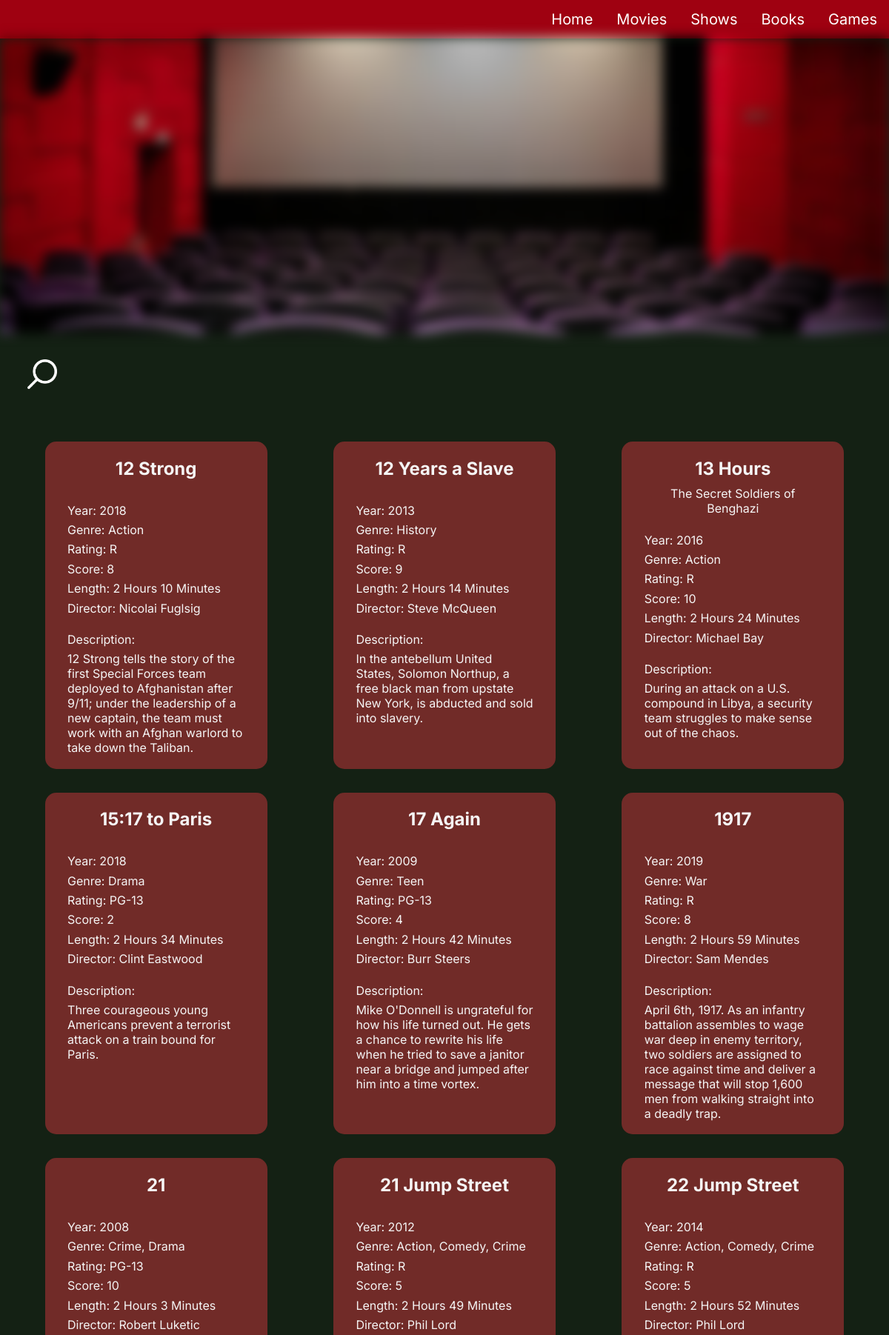
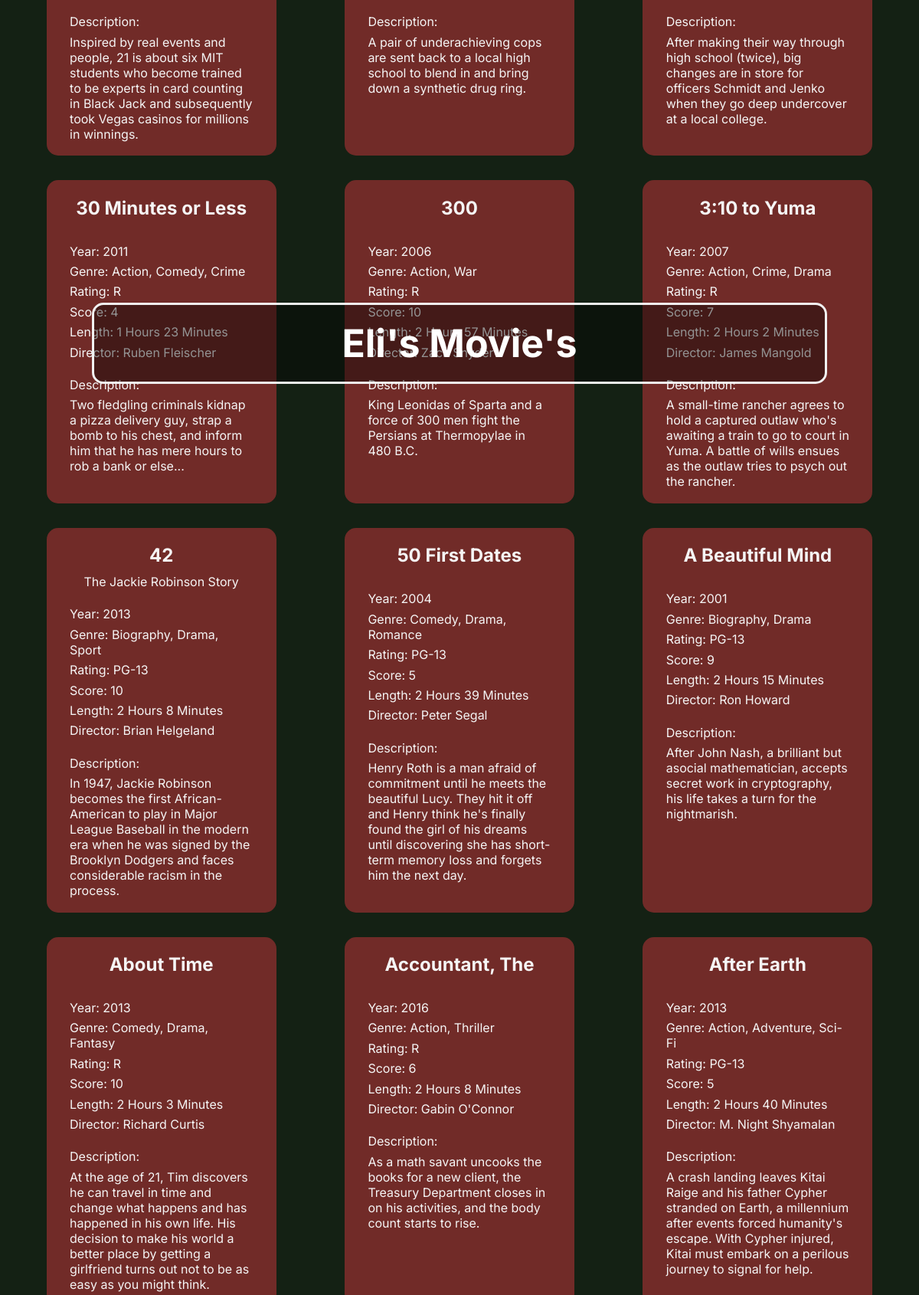
The page / (upper part) on the database its author committed (2 pictures, top to bottom).
### database/models.py (models this page shows, shortened)
class Movie(models.Model):
    name = models.CharField('name', max_length=255, unique=False, blank=False)
    name2 = models.CharField('name2', max_length=255, blank=True)
    barcode = models.IntegerField(
        'Barcode', null=True)
    year = models.IntegerField(
        'Year', blank=True)
    genre = models.CharField('Genre', max_length=255, null=True)
    rating = models.CharField('Rating', null=True, max_length=5)
    score = models.IntegerField('Score', null=True)
    runTime = models.IntegerField('Run Time', null=True)
    director = models.CharField('Director', max_length=255, null=True)
    description = models.CharField('Description', max_length=255, null=True)

### database/views.py (the view)
# urls.py: path('', views.IndexView.as_view(), name='home'),
class IndexView(ListView):
    template_name = 'index.html'
    model = Movie
    def get(self, request):
        movies = Movie.objects.all().order_by("name")
        context = {
            'movies': movies,
        }
        return render(request, self.template_name, context)

### database/templates/index.html (shortened to what this page needs)
<!DOCTYPE html>
{% load static %}
<html lang="en">
  <head>
    <link href="{% static 'static/css/movie.css' %}" rel="stylesheet" type="text/css">
  </head>
  <body>
    {% load mathfilters %}
    {% include 'nav.html' %}
    <div id="hero">
    </div>
    <div id="hover">
        <h1>Eli's Movie's</h1>
    </div>
    <div id="parameters">
      <div id="search" onclick="onSearch()" >
        <img src = /static/_img/search.png>
      </div>
    </div>
    <main id="main">
      <div class="flex" id="flex">
      {% for i in movies %}
        <div class="container">
          <h2>{{i.name}}</h2>
          <p class="secondName" style="text-align:center">{{i.name2}}</p>
          <p>Year: {{i.year}}</p>
          <p>Genre: {{i.genre}}</p>
          <p>Rating: {{i.rating}}</p>
          <p>Score: {{i.score}}</p>
          <p>Length: {{i.runTime|div:60|floatformat:0}} Hours {{i.runTime|mod:60}} Minutes</p>
          <p class="secondName">Director: {{i.director}}</p>
          <p>Description:</p>
          <p>{{i.description}}</p>
        </div>
      {% endfor %}
    </main>
  </body>
</html>

### database/static/css/movie.css (style rules this page uses)
* { padding:0; margin:0; box-sizing: border-box; }
:root { --bg: #265159; --font: 'Inter'; --font-color:#F5F5F5; --second-white:#8c2e2ec8; --main-color:#1d285d; --main-color2:#272f59b6; --sec-color:#142114; --third-color:#5B6EA6; --nav-background:#9F0111; }
body { background-color: var(--sec-color); }
.flex { display: flex; justify-content: space-around; margin:1em; flex-wrap:wrap; }
.container { margin: 1em; padding:.75em 1.5em; width:300px; border-radius: 15px; background-color: var(--second-white); color:var(--font-color); }
.container p, h2 { margin: .4em; font-family: 'Inter'; }
.container h2 { text-align: center; }
main { margin-top:100px; }
#parameters { width:90vw; height:10px; color:white; font-size:28px; font-family:'Inter'; display:block; margin:20px; }
#search { width: 75px; height:75px; border-radius:50px; float:left; }
#search img { height:40px; width:40px; margin:15px 0 12px 17px; display:inline; float:left; margin-bottom:1em; }
.secondName { padding-bottom:1em; }
h1 { margin: 0 auto; width:fit-content; font-family:'Inter'; z-index: 2; font-size:50px; }
#hero { width:100vw; height:50vh; background-image: url(/static/_img/movieTheater.jpg); background-size: cover; background-position: center; filter: blur(8px); -webkit-filter: blur(8px); z-index: 0; }
#hover { background-color: rgb(0,0,0); background-color: rgba(0,0,0, 0.4); color: white; font-weight: bold; border: 3px solid #f1f1f1; position: absolute; top: 25%; left: 50%; transform: translate(-50%, -50%); z-index: 2; width: 80%; padding: 20px; text-align: center; border-radius:15px; }

### rows shown on the page
Movie: name "12 Strong", year "2018", genre "Action", rating "R", score "8", runTime|div "2", runTime|mod "10", director "Nicolai Fuglsig", description "12 Strong tells the story of the first Special Forces team deployed to Afghanistan after 9/11; under the leadership of a new captain, the team must work with an Afghan warlord to take down the Taliban."
Movie: name "12 Years a Slave", year "2013", genre "History", rating "R", score "9", runTime|div "2", runTime|mod "14", director "Steve McQueen", description "In the antebellum United States, Solomon Northup, a free black man from upstate New York, is abducted and sold into slavery."
Movie: name "13 Hours", name2 "The Secret Soldiers of Benghazi", year "2016", genre "Action", rating "R", score "10", runTime|div "2", runTime|mod "24", director "Michael Bay", description "During an attack on a U.S. compound in Libya, a security team struggles to make sense out of the chaos."
Movie: name "15:17 to Paris", year "2018", genre "Drama", rating "PG-13", score "2", runTime|div "2", runTime|mod "34", director "Clint Eastwood", description "Three courageous young Americans prevent a terrorist attack on a train bound for Paris."
Movie: name "17 Again", year "2009", genre "Teen", rating "PG-13", score "4", runTime|div "2", runTime|mod "42", director "Burr Steers", description "Mike O'Donnell is ungrateful for how his life turned out. He gets a chance to rewrite his life when he tried to save a janitor near a bridge and jumped after him into a time vortex."
Movie: name "1917", year "2019", genre "War", rating "R", score "8", runTime|div "2", runTime|mod "59", director "Sam Mendes", description "April 6th, 1917. As an infantry battalion assembles to wage war deep in enemy territory, two soldiers are assigned to race against time and deliver a message that will stop 1,600 men from walking straight into a deadly trap."
Movie: name "21", year "2008", genre "Crime, Drama", rating "PG-13", score "10", runTime|div "2", runTime|mod "3", director "Robert Luketic", description "Inspired by real events and people, 21 is about six MIT students who become trained to be experts in card counting in Black Jack and subsequently took Vegas casinos for millions in winnings."
Movie: name "21 Jump Street", year "2012", genre "Action, Comedy, Crime", rating "R", score "5", runTime|div "2", runTime|mod "49", director "Phil Lord", description "A pair of underachieving cops are sent back to a local high school to blend in and bring down a synthetic drug ring."
Movie: name "22 Jump Street", year "2014", genre "Action, Comedy, Crime", rating "R", score "5", runTime|div "2", runTime|mod "52", director "Phil Lord", description "After making their way through high school (twice), big changes are in store for officers Schmidt and Jenko when they go deep undercover at a local college."
Movie: name "30 Minutes or Less", year "2011", genre "Action, Comedy, Crime", rating "R", score "4", runTime|div "1", runTime|mod "23", director "Ruben Fleischer", description "Two fledgling criminals kidnap a pizza delivery guy, strap a bomb to his chest, and inform him that he has mere hours to rob a bank or else..."
Movie: name "300", year "2006", genre "Action, War", rating "R", score "10", runTime|div "2", runTime|mod "57", director "Zack Snyder", description "King Leonidas of Sparta and a force of 300 men fight the Persians at Thermopylae in 480 B.C."
Movie: name "3:10 to Yuma", year "2007", genre "Action, Crime, Drama", rating "R", score "7", runTime|div "2", runTime|mod "2", director "James Mangold", description "A small-time rancher agrees to hold a captured outlaw who's awaiting a train to go to court in Yuma. A battle of wills ensues as the outlaw tries to psych out the rancher."
Movie: name "42", name2 "The Jackie Robinson Story", year "2013", genre "Biography, Drama, Sport", rating "PG-13", score "10", runTime|div "2", runTime|mod "8", director "Brian Helgeland", description "In 1947, Jackie Robinson becomes the first African-American to play in Major League Baseball in the modern era when he was signed by the Brooklyn Dodgers and faces considerable racism in the process."
Movie: name "50 First Dates", year "2004", genre "Comedy, Drama, Romance", rating "PG-13", score "5", runTime|div "2", runTime|mod "39", director "Peter Segal", description "Henry Roth is a man afraid of commitment until he meets the beautiful Lucy. They hit it off and Henry think he's finally found the girl of his dreams until discovering she has short-term memory loss and forgets him the next day."
Movie: name "A Beautiful Mind", year "2001", genre "Biography, Drama", rating "PG-13", score "9", runTime|div "2", runTime|mod "15", director "Ron Howard", description "After John Nash, a brilliant but asocial mathematician, accepts secret work in cryptography, his life takes a turn for the nightmarish."
Movie: name "About Time", year "2013", genre "Comedy, Drama, Fantasy", rating "R", score "10", runTime|div "2", runTime|mod "3", director "Richard Curtis", description "At the age of 21, Tim discovers he can travel in time and change what happens and has happened in his own life. His decision to make his world a better place by getting a girlfriend turns out not to be as easy as you might think."
Movie: name "Accountant, The", year "2016", genre "Action, Thriller", rating "R", score "6", runTime|div "2", runTime|mod "8", director "Gabin O'Connor", description "As a math savant uncooks the books for a new client, the Treasury Department closes in on his activities, and the body count starts to rise."
Movie: name "After Earth", year "2013", genre "Action, Adventure, Sci-Fi", rating "PG-13", score "5", runTime|div "2", runTime|mod "40", director "M. Night Shyamalan", description "A crash landing leaves Kitai Raige and his father Cypher stranded on Earth, a millennium after events forced humanity's escape. With Cypher injured, Kitai must embark on a perilous journey to signal for help."
